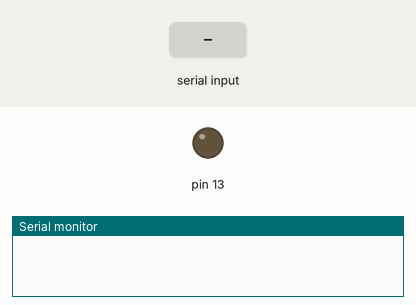
The sketch below on a simulated Arduino Uno, built with avr-gcc and run on an emulated ATmega328P. Parts: output pins drawn as LEDs (lit = HIGH), the last lines printed to the serial monitor. Inputs (shaded band) come from the test bench.

Above: at 1.2 s.
1.3 s: "L" received over Serial
At 2.5 s:
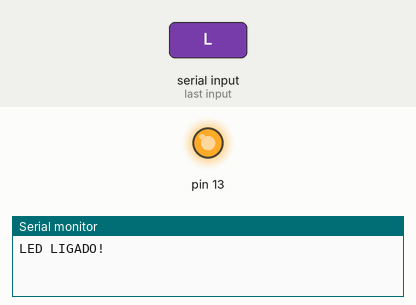
2.8 s: "D" received over Serial
At 3.7 s:
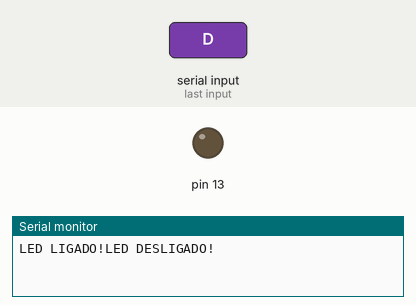
Timing chart, 0 to 5.8 s (numbered marks = the images above; inputs shaded):
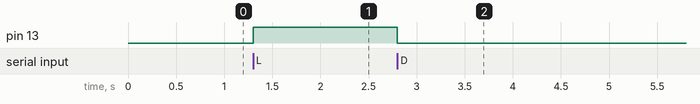

The sketch:

testeARduino.ino.ino
```cpp
/*
  Autor:
  Date:
  Obs:

*/

char value;

void setup() {
  Serial.begin(9600);
  pinMode(13, OUTPUT);

}

void loop() {
  if (Serial.available())
  {
    value = Serial.read();
    if (value == 'L')
    {
      digitalWrite(13, 1);
      Serial.print("LED LIGADO!");
    } else if (value == 'D')
    {
      digitalWrite(13, 0);
      Serial.print("LED DESLIGADO!");
    }
  }


}
```

Measured:
- after the input at 1.3 s, pin 13: LOW → HIGH at once
- after the input at 2.8 s, pin 13: HIGH → LOW at once
